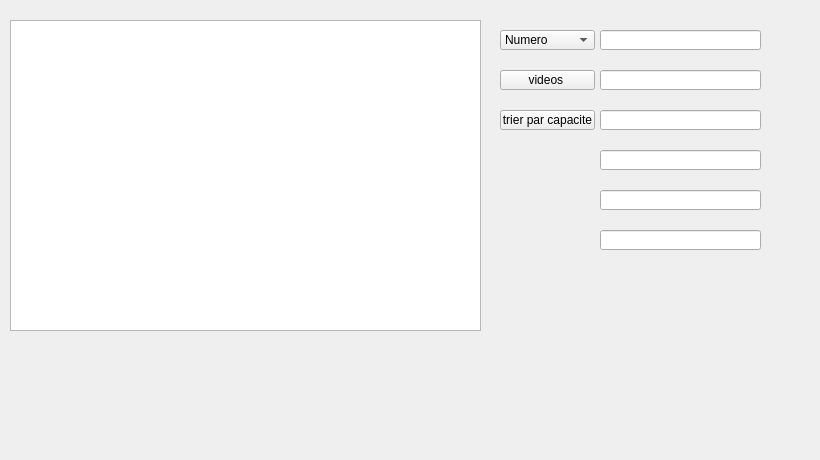
        <widget class="QWidget" name="tab_20">
         <attribute name="title">
          <string>Afficher</string>
         </attribute>
         <widget class="QPushButton" name="tri">
          <property name="geometry">
           <rect>
            <x>500</x>
            <y>110</y>
            <width>95</width>
            <height>20</height>
           </rect>
          </property>
          <property name="text">
           <string>trier par capacite</string>
          </property>
         </widget>
         <widget class="QPushButton" name="delete_2">
          <property name="geometry">
           <rect>
            <x>770</x>
            <y>70</y>
            <width>30</width>
            <height>30</height>
           </rect>
          </property>
          <property name="styleSheet">
           <string notr="true">background-color:tranparent;
border-image:url(:/images/icones/delete.png);
background:none;
border:none;
background-repeat:none;</string>
          </property>
          <property name="text">
           <string/>
          </property>
         </widget>
         <widget class="QLineEdit" name="combo">
          <property name="geometry">
           <rect>
            <x>600</x>
            <y>30</y>
            <width>161</width>
            <height>20</height>
           </rect>
          </property>
         </widget>
         <widget class="QLineEdit" name="lineEdit_11">
          <property name="geometry">
           <rect>
            <x>600</x>
            <y>110</y>
            <width>161</width>
            <height>20</height>
           </rect>
          </property>
         </widget>
         <widget class="QComboBox" name="comboBox_5">
          <property name="geometry">
           <rect>
            <x>500</x>
            <y>30</y>
            <width>95</width>
            <height>20</height>
           </rect>
          </property>
          <item>
           <property name="text">
            <string>Numero</string>
           </property>
          </item>
          <item>
           <property name="text">
            <string>etat</string>
           </property>
          </item>
          <item>
           <property name="text">
            <string>type</string>
           </property>
          </item>
         </widget>
         <widget class="QPushButton" name="update_2">
          <property name="geometry">
           <rect>
            <x>770</x>
            <y>230</y>
            <width>30</width>
            <height>30</height>
           </rect>
          </property>
          <property name="styleSheet">
           <string notr="true">background-color:tranparent;
border-image:url(:/images/icones/update.png);
background:none;
border:none;
background-repeat:none;</string>
          </property>
          <property name="text">
           <string/>
          </property>
         </widget>
         <widget class="QLineEdit" name="lineEdit_12">
          <property name="geometry">
           <rect>
            <x>600</x>
            <y>230</y>
            <width>161</width>
            <height>20</height>
           </rect>
          </property>
         </widget>
         <widget class="QPushButton" name="video">
          <property name="geometry">
           <rect>
            <x>500</x>
            <y>70</y>
            <width>95</width>
            <height>20</height>
           </rect>
          </property>
          <property name="text">
           <string>videos </string>
          </property>
         </widget>
         <widget class="QTableView" name="tablefiras">
          <property name="geometry">
           <rect>
            <x>10</x>
            <y>20</y>
            <width>471</width>
            <height>311</height>
           </rect>
          </property>
          <property name="autoFillBackground">
           <bool>false</bool>
          </property>
          <property name="sizeAdjustPolicy">
           <enum>QAbstractScrollArea::AdjustToContents</enum>
          </property>
         </widget>
         <widget class="QPushButton" name="pushButton_44">
          <property name="geometry">
           <rect>
            <x>520</x>
            <y>270</y>
            <width>50</width>
            <height>50</height>
           </rect>
          </property>
          <property name="styleSheet">
           <string notr="true">background-color:tranparent;
border-image:url(:/images/icones/stat.png);
background:none;
border:none;
background-repeat:none;</string>
          </property>
          <property name="text">
           <string/>
          </property>
         </widget>
         <widget class="QPushButton" name="print">
          <property name="geometry">
           <rect>
            <x>680</x>
            <y>270</y>
            <width>50</width>
            <height>50</height>
           </rect>
          </property>
          <property name="styleSheet">
           <string notr="true">background-color:tranparent;
border-image:url(:/images/icones/printer.png);
background:none;
border:none;
background-repeat:none;</string>
          </property>
          <property name="text">
           <string/>
          </property>
         </widget>
         <widget class="QPushButton" name="pushButton_45">
          <property name="geometry">
           <rect>
            <x>600</x>
            <y>270</y>
            <width>50</width>
            <height>50</height>
           </rect>
          </property>
          <property name="styleSheet">
           <string notr="true">background-color:tranparent;
border-image:url(:/images/icones/afficher.png);
background:none;
border:none;
background-repeat:none;</string>
          </property>
          <property name="text">
           <string/>
          </property>
         </widget>
         <widget class="QPushButton" name="pdf_2">
          <property name="geometry">
           <rect>
            <x>750</x>
            <y>270</y>
            <width>50</width>
            <height>50</height>
           </rect>
          </property>
          <property name="styleSheet">
           <string notr="true">background-color:tranparent;
border-image:url(:/images/icones/pdf.png);
background:none;
border:none;
background-repeat:none;</string>
          </property>
          <property name="text">
           <string/>
          </property>
         </widget>
         <widget class="QLineEdit" name="lineEdit_13">
          <property name="geometry">
           <rect>
            <x>600</x>
            <y>190</y>
            <width>161</width>
            <height>20</height>
           </rect>
          </property>
         </widget>
         <widget class="QLineEdit" name="search">
          <property name="geometry">
           <rect>
            <x>600</x>
            <y>70</y>
            <width>161</width>
            <height>20</height>
           </rect>
          </property>
         </widget>
         <widget class="QPushButton" name="Csearch">
          <property name="geometry">
           <rect>
            <x>770</x>
            <y>30</y>
            <width>30</width>
            <height>30</height>
           </rect>
          </property>
          <property name="styleSheet">
           <string notr="true">background-color:tranparent;
border-image:url(:/images/icones/focus.png);
background:none;
border:none;
background-repeat:none;</string>
          </property>
          <property name="text">
           <string/>
          </property>
         </widget>
         <widget class="QLineEdit" name="lineEdit_14">
          <property name="geometry">
           <rect>
            <x>600</x>
            <y>150</y>
            <width>161</width>
            <height>20</height>
           </rect>
          </property>
         </widget>
         <widget class="QLabel" name="label_43">
          <property name="geometry">
           <rect>
            <x>-4</x>
            <y>-7</y>
            <width>811</width>
            <height>451</height>
           </rect>
          </property>
          <property name="styleSheet">
           <string notr="true">background-color:tranparent;
border-image:url(:/images/icones/back.jpg);
background:none;
border:none;
background-repeat:none;</string>
          </property>
          <property name="text">
           <string/>
          </property>
         </widget>
         <zorder>label_43</zorder>
         <zorder>tri</zorder>
         <zorder>delete_2</zorder>
         <zorder>combo</zorder>
         <zorder>lineEdit_11</zorder>
         <zorder>comboBox_5</zorder>
         <zorder>update_2</zorder>
         <zorder>lineEdit_12</zorder>
         <zorder>video</zorder>
         <zorder>tablefiras</zorder>
         <zorder>pushButton_44</zorder>
         <zorder>print</zorder>
         <zorder>pushButton_45</zorder>
         <zorder>pdf_2</zorder>
         <zorder>lineEdit_13</zorder>
         <zorder>search</zorder>
         <zorder>Csearch</zorder>
         <zorder>lineEdit_14</zorder>
        </widget>
